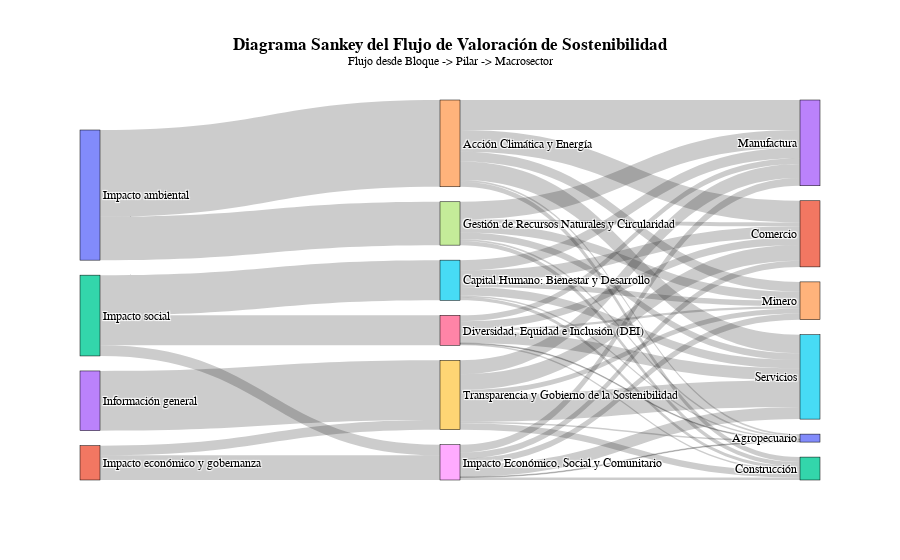

Notebook code cell kept with this figure:
### Markdown cell above
## 7. Diagrama Sankey de Flujo de Valoración

### Code cell
# 1. Preparación de Datos para el Sankey
# Se necesita una lista de flujos: origen (source), destino (target) y valor (value).
# El flujo es: Bloque -> Nombre Pilar -> Macrosector

# Flujo 1: Bloque a Nombre Pilar
flow1 = raw_data.groupby(['Bloque', 'Nombre Pilar'])['valoracionPonderada'].sum().reset_index()
flow1.rename(columns={'Bloque': 'source', 'Nombre Pilar': 'target', 'valoracionPonderada': 'value'}, inplace=True)

# Flujo 2: Nombre Pilar a Macrosector
flow2 = raw_data.groupby(['Nombre Pilar', 'Macrosector'])['valoracionPonderada'].sum().reset_index()
flow2.rename(columns={'Nombre Pilar': 'source', 'Macrosector': 'target', 'valoracionPonderada': 'value'}, inplace=True)

# Combinar ambos flujos en un único DataFrame
sankey_data = pd.concat([flow1, flow2], axis=0)

# Filtrar flujos con valor cero para no saturar el gráfico
sankey_data = sankey_data[sankey_data['value'] > 0]

# Crear una lista única de todos los nodos (orígenes y destinos)
unique_nodes = pd.unique(sankey_data[['source', 'target']].values.ravel('K'))

# Crear un diccionario para mapear cada nodo a un índice numérico
node_mapping = {node: i for i, node in enumerate(unique_nodes)}

# Reemplazar los nombres de los nodos por sus índices en el DataFrame de flujos
sankey_data['source_id'] = sankey_data['source'].map(node_mapping)
sankey_data['target_id'] = sankey_data['target'].map(node_mapping)

# 2. Creación del Gráfico Sankey con Plotly Graph Objects
fig_sankey = go.Figure(data=[go.Sankey(
    node=dict(
      pad=15,
      thickness=20,
      line=dict(color="black", width=0.5),
      label=unique_nodes,
    ),
    link=dict(
      source=sankey_data['source_id'],
      target=sankey_data['target_id'],
      value=sankey_data['value']
  ))])

# 3. Personalización y Estilo del Gráfico
fig_sankey.update_layout(
    title_text="<b>Diagrama Sankey del Flujo de Valoración de Sostenibilidad</b><br><sup>Flujo desde Bloque -> Pilar -> Macrosector</sup>",
    title_x=0.5,
    font=dict(family="Arial, sans-serif", size=12, color="black")
)

fig_sankey.show()
save_chart_as_html(fig_sankey, '07_sankey_diagram_sustainability_flows.html')

### Figure 1 — Plotly figure (JSON) as saved in the notebook; plotly's stock layout.template omitted (floating-point values rounded to 4 significant figures)
{"data": [{"link": {"source": [0, 0, 1, 1, 2, 2, 2, 3, 4, 4, 4, 4, 4, 4, 5, 5, 5, 5, 5, 5, 6, 6, 6, 6, 6, 6, 7, 7, 7, 7, 7, 7, 8, 8, 8, 8, 8, 8, 9, 9, 9, 9, 9, 9], "target": [4, 7, 8, 9, 5, 6, 8, 9, 10, 11, 12, 13, 14, 15, 10, 11, 12, 13, 14, 15, 10, 11, 12, 13, 14, 15, 10, 11, 12, 13, 14, 15, 10, 11, 12, 13, 14, 15, 10, 11, 12, 13, 14, 15], "value": [8890.0, 4444.0, 2523.0, 997.3, 4117.0, 3073.0, 1090.0, 6115.0, 181.0, 2223.0, 508.2, 3085.0, 994.0, 1899.0, 171.4, 1138.0, 335.4, 1053.0, 573.4, 846.1, 83.4, 777.3, 149.3, 607.1, 224.8, 1231.0, 166.7, 396.5, 431.1, 1819.0, 935.9, 695.2, 71.43, 617.9, 257.4, 801.4, 626.7, 1239.0, 142.9, 1624.0, 666.7, 1421.0, 523.1, 2735.0]}, "node": {"label": ["Impacto ambiental", "Impacto económico y gobernanza", "Impacto social ", "Información general", "Acción Climática y Energía", "Capital Humano: Bienestar y Desarrollo", "Diversidad, Equidad e Inclusión (DEI)", "Gestión de Recursos Naturales y Circularidad", "Impacto Económico, Social y Comunitario", "Transparencia y Gobierno de la Sostenibilidad", "Agropecuario", "Comercio", "Construcción", "Manufactura", "Minero", "Servicios"], "line": {"color": "black", "width": 0.5}, "pad": 15, "thickness": 20}, "type": "sankey"}], "layout": {"font": {"color": "black", "family": "Arial, sans-serif", "size": 12}, "title": {"text": "<b>Diagrama Sankey del Flujo de Valoración de Sostenibilidad</b><br><sup>Flujo desde Bloque -> Pilar -> Macrosector</sup>", "x": 0.5}}}
